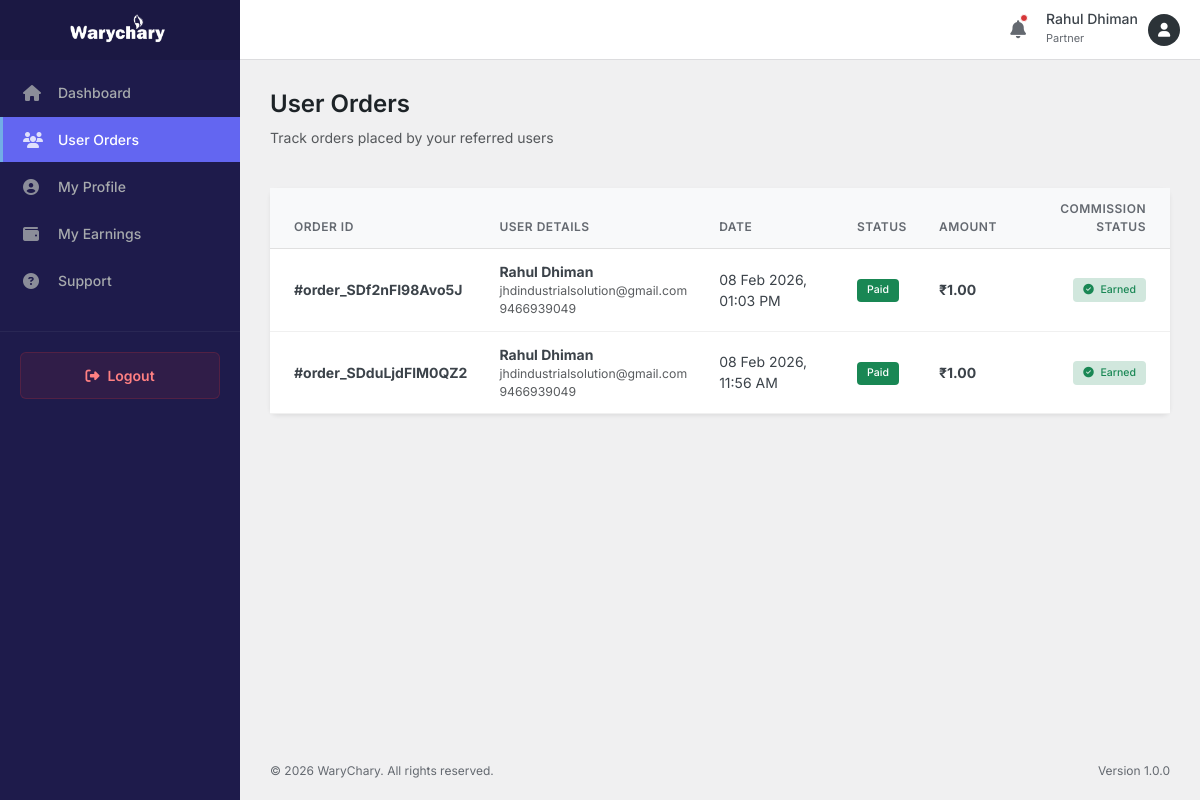
The page /partner/user-orders.php (signed in) on the database its author committed.
### tables this page shows
CREATE TABLE `orders` (
  `id` int(11) NOT NULL,
  `order_id` varchar(50) NOT NULL,
  `user_id` int(11) DEFAULT NULL,
  `customer_name` varchar(100) NOT NULL,
  `customer_email` varchar(100) NOT NULL,
  `customer_mobile` varchar(20) NOT NULL,
  `shipping_address` text NOT NULL,
  `shipping_city` varchar(100) NOT NULL,
  `shipping_state` varchar(100) NOT NULL,
  `shipping_pincode` varchar(20) NOT NULL,
  `total_amount` decimal(10,2) NOT NULL,
  `payment_status` enum('pending','paid','failed') DEFAULT 'pending',
  `payment_id` varchar(100) DEFAULT NULL,
  `partner_id` int(11) DEFAULT NULL,
  `senior_partner_id` int(11) DEFAULT NULL,
  `created_at` timestamp NULL DEFAULT current_timestamp(),
  `updated_at` timestamp NULL DEFAULT current_timestamp() ON UPDATE current_timestamp()
);

CREATE TABLE `users` (
  `id` int(11) NOT NULL,
  `partner_id` int(11) DEFAULT NULL,
  `name` varchar(255) NOT NULL,
  `email` varchar(255) NOT NULL,
  `mobile` varchar(20) NOT NULL,
  `gender` enum('Male','Female','Other') NOT NULL,
  `image` varchar(255) DEFAULT NULL,
  `state` varchar(100) NOT NULL,
  `city` varchar(100) NOT NULL,
  `pincode` varchar(20) NOT NULL,
  `address` text NOT NULL,
  `password` varchar(255) NOT NULL,
  `status` enum('active','inactive') DEFAULT 'active',
  `created_at` timestamp NULL DEFAULT current_timestamp(),
  `updated_at` timestamp NULL DEFAULT current_timestamp() ON UPDATE current_timestamp()
);

### partner/user-orders.php (the view, shortened to what this page needs)
<?php
include_once __DIR__ . '/includes/header.php';
if (!isset($db)) {
    $database = new Database();
    $db = $database->getConnection();
}
$partner_id = $_SESSION['partner_id'];
$query = "SELECT o.*, u.name as user_name, u.email as user_email, u.mobile as user_mobile
          FROM orders o
          JOIN users u ON o.user_id = u.id
          WHERE o.partner_id = :pid
          ORDER BY o.created_at DESC";
$stmt = $db->prepare($query);
$stmt->bindParam(':pid', $partner_id);
$stmt->execute();
$orders = $stmt->fetchAll(PDO::FETCH_ASSOC);
?>
<div class="row">
    <div class="col-12 mb-4">
        <h1 class="page-title">User Orders</h1>
        <p class="text-muted">Track orders placed by your referred users</p>
    </div>
</div>
<div class="card border-0 shadow-sm">
    <div class="card-body p-0">
        <div class="table-responsive">
            <table class="table table-hover align-middle mb-0">
                <thead class="bg-light">
                    <tr>
                        <th class="ps-4">Order ID</th>
                        <th>User Details</th>
                        <th>Date</th>
                        <th>Status</th>
                        <th>Amount</th>
                        <th class="text-end pe-4">Commission Status</th>
                    </tr>
                </thead>
                <tbody>
                    <?php if (count($orders) > 0): ?>
                        <?php foreach ($orders as $order): ?>
                            <tr>
                                <td class="ps-4 fw-bold">#<?php echo htmlspecialchars($order['order_id']); ?></td>
                                <td>
                                    <div class="d-flex flex-column">
                                        <span class="fw-bold"><?php echo htmlspecialchars($order['user_name']); ?></span>
                                        <small class="text-muted"><?php echo htmlspecialchars($order['user_email']); ?></small>
                                        <small class="text-muted"><?php echo htmlspecialchars($order['user_mobile']); ?></small>
                                    </div>
                                </td>
                                <td><?php echo date('d M Y, h:i A', strtotime($order['created_at'])); ?></td>
                                <td>
                                    <?php
                                    $status_class = 'bg-secondary';
                                    if ($order['payment_status'] === 'paid') $status_class = 'bg-success';
                                    elseif ($order['payment_status'] === 'pending') $status_class = 'bg-warning text-dark';
                                    ?>
                                    <span class="badge <?php echo $status_class; ?>"><?php echo ucfirst($order['payment_status']); ?></span>
                                </td>
                                <td class="fw-bold">₹<?php echo number_format($order['total_amount'], 2); ?></td>
                                <td class="text-end pe-4">
                                    <?php if ($order['payment_status'] === 'paid'): ?>
                                        <span class="badge bg-success-subtle text-success"><i class="fas fa-check-circle me-1"></i> Earned</span>
                                    <?php else: ?>
                                        <span class="badge bg-warning-subtle text-warning">Pending</span>
                                    <?php endif; ?>
                                </td>
                            </tr>
                        <?php endforeach; ?>
                    <?php endif; ?>
                </tbody>
            </table>
        </div>
    </div>
</div>
<?php include_once __DIR__ . '/includes/footer.php'; ?>

### admin/assets/css/admin.css (style rules this page uses)
:root { --admin-bg: #f0f0f1; --sidebar-bg: #1d2327; --sidebar-hover: #2c3338; --sidebar-active: #2271b1; --sidebar-text: #f0f0f1; --sidebar-text-muted: #a7aaad; --primary-color: #2271b1; --primary-hover: #135e96; --text-main: #3c434a; --text-muted: #646970; --border-color: #dcdcde; --card-bg: #ffffff; --danger: #d63638; --success: #00a32a; --warning: #dba617; --sidebar-width: 240px; --header-height: 60px; }
* { box-sizing: border-box; margin: 0; padding: 0; }
body { font-family: 'Inter', -apple-system, BlinkMacSystemFont, "Segoe UI", Roboto, Oxygen-Sans, Ubuntu, Cantarell, "Helvetica Neue", sans-serif; background-color: var(--admin-bg); color: var(--text-main); font-size: 14px; line-height: 1.5; }
.page-title { font-size: 24px; font-weight: 600; color: #1d2327; }
.table-responsive { overflow-x: auto; }
.card { border: 1px solid #e2e4e7; border-radius: 8px; box-shadow: 0 1px 3px rgba(0, 0, 0, 0.04); background-color: #fff; margin-bottom: 20px; }
.card-body { padding: 24px; }
.table thead th { background-color: #f8f9fa; color: var(--text-muted); font-weight: 600; font-size: 12px; text-transform: uppercase; letter-spacing: 0.5px; border-bottom: 1px solid #e0e0e0; padding: 12px 16px; }
.table tbody td { vertical-align: middle; padding: 12px 16px; color: var(--text-main); font-size: 14px; border-bottom: 1px solid #f0f0f0; }
.badge { padding: 6px 10px; font-weight: 500; border-radius: 4px; }

### partner/includes/header.php (style rules this page uses)
:root { --sidebar-bg: #1e1b4b; --sidebar-active: #6366f1; --primary-color: #6366f1; --primary-hover: #4f46e5; }

### rows shown on the page
orders: order "order_SDf2nFI98Avo5J", user.name "Rahul Dhiman", user.email "jhdindustrialsolution@gmail.com", user.mobile "9466939049", created_at "08 Feb 2026, 01:03 PM", payment_status "Paid", total_amount "1.00", shows "Earned"
orders: order "order_SDduLjdFlM0QZ2", user.name "Rahul Dhiman", user.email "jhdindustrialsolution@gmail.com", user.mobile "9466939049", created_at "08 Feb 2026, 11:56 AM", payment_status "Paid", total_amount "1.00", shows "Earned"

### other values the page prints
$_SESSION['partner_name'] "Rahul Dhiman"
